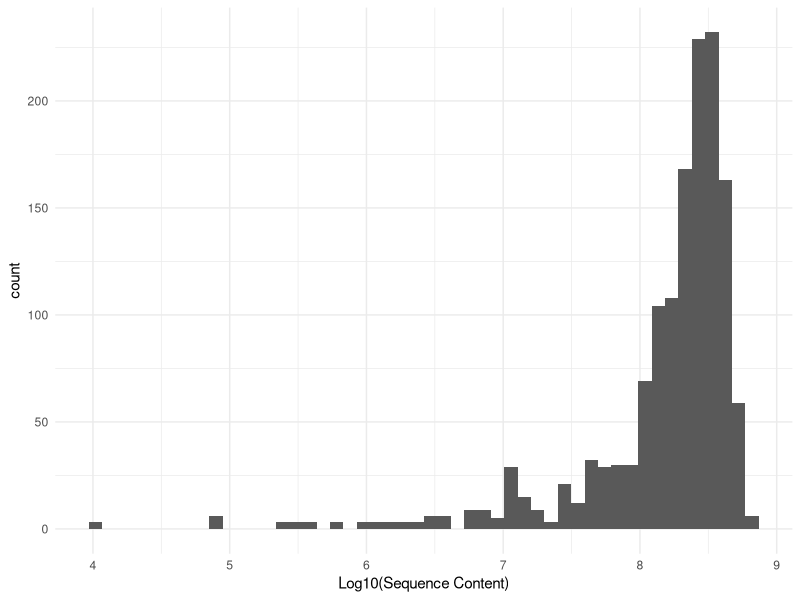
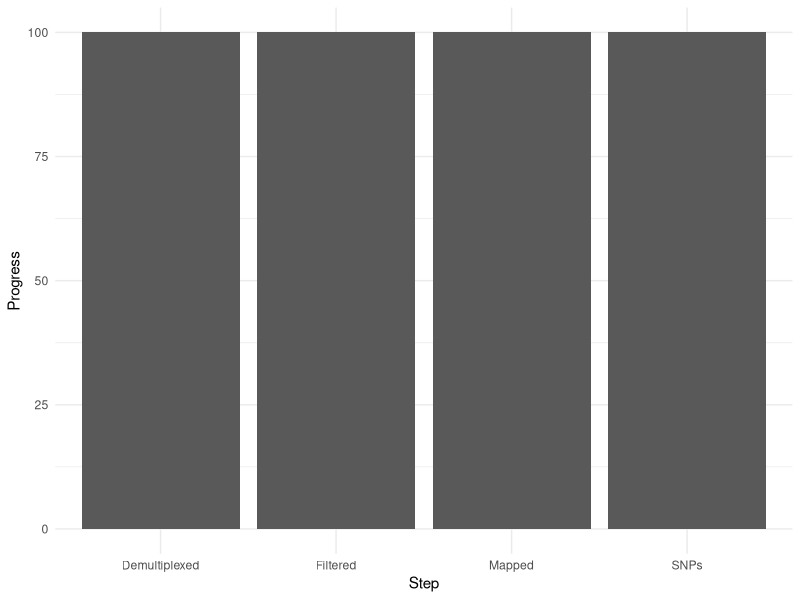

Source code (R) for these figures, in order:
## ---- chunk 1
#| label: setup
#| message: false
#| warning: false
suppressMessages( library( knitr ) )
suppressMessages( library( kableExtra ) )
suppressMessages( library( tidyverse) )
suppressMessages( library( lubridate )  )
library( formattable)
options(knitr.kable.NA = '')
theme_set( theme_minimal() )
## ---- chunk 2
read_csv("sizes.csv",col_names = FALSE, show_col_types = F) -> tmp 
## ---- chunk 3
#| fig-cap: The distrubiton of sequence reads (denoted as log10 of file size) for all individuals sequenced. 
tmp %>%
  ggplot( aes(log10(X5) ) )  + 
  geom_histogram( bins=50) + 
  xlab("Log10(Sequence Content)")
## ---- chunk 4
tribble( ~Population, ~N, ~Demultiplexed, ~Filtered, ~Mapped, ~Sites, ~SNPs, ~Note,
         "A", 92,  as.Date("2023-01-23"), as.Date("2023-01-31"), as.Date("2023-02-04"), NA, NA, "",
         "B", 102, as.Date("2023-01-23"), as.Date("2023-01-31"), as.Date("2023-02-06"), NA, NA, "",
         "C", 139, as.Date("2023-01-23"), as.Date("2023-01-31"), as.Date("2023-02-10"), NA, NA, "",
         "D", 84,  as.Date("2023-01-23"), as.Date("2023-01-31"), as.Date("2023-02-12"), NA, NA, "",
         "E", 36,  as.Date("2023-01-23"), as.Date("2023-01-31"), as.Date("2023-02-13"), NA, NA, "",
         "F", 31,  as.Date("2023-01-23"), as.Date("2023-01-31"), as.Date("2023-02-14"), NA, NA, "",
         "G", 78,  as.Date("2023-01-23"), as.Date("2023-01-31"), as.Date("2023-02-16"), NA, NA, "",
         "H", 66,  as.Date("2023-01-23"), as.Date("2023-01-31"), NA, NA, NA, "",
         "I", 33,  as.Date("2023-01-23"), as.Date("2023-01-31"), NA, NA, NA, "",
         "J", 13,  as.Date("2023-01-23"), as.Date("2023-01-31"), as.Date("2023-02-15"), 9367, 1508, "Rerun FreeBayes",
         "K", 13,  as.Date("2023-01-23"), as.Date("2023-01-31"), as.Date("2023-02-15"), 9367, 1508, "Rerun FreeBayes",
         "L", 95,  as.Date("2023-01-23"), as.Date("2023-01-31"), NA, NA, NA, "",
         "M", 129, as.Date("2023-01-23"), as.Date("2023-01-31"), NA, NA, NA, "",
         "N", 53,  as.Date("2023-01-23"), as.Date("2023-01-31"), NA, NA, NA, "",
         "O", 44,  as.Date("2023-01-23"), as.Date("2023-01-31"), as.Date("2023-02-15"), 11338, 282, "Rerun FreeBayes",
         "P", 59,  as.Date("2023-01-23"), as.Date("2023-01-31"), as.Date("2023-02-15"), 10730, 1660, "",
         "Q", 18,  as.Date("2023-01-23"), as.Date("2023-01-31"), as.Date("2023-02-10"), 7100, 188, "Rerun FreeBayes",
         "R", 42,  as.Date("2023-01-23"), as.Date("2023-01-31"), as.Date("2023-02-13"), 10294, 1348, "",
         "S", 187, as.Date("2023-01-23"), as.Date("2023-01-31"), as.Date("2023-02-13"), 15089, 1994, "",
         "T", 81,  as.Date("2023-01-23"), as.Date("2023-01-31"), as.Date("2023-02-15"), 11986, 176, "Rerun FreeBayes",
         "V", 21,  as.Date("2023-01-23"), as.Date("2023-01-31"), as.Date("2023-02-13"), 8586, 58, "Rerun FreeBayes",
         "W", 53,  as.Date("2023-01-23"), as.Date("2023-01-31"), as.Date("2023-02-09"), 10891, 1113, ""
) -> progress
save(progress, file="progress.rda")
## ---- chunk 5
#| fig-cap: Progress of the main steps in processing raw sequence data.  
data.frame( Step = c("Demultiplexed", "Filtered", "Mapped", "SNPs"),
            Progress = 100.0 
            ) %>%
  ggplot( aes(Step, Progress) ) + 
  geom_col()

## ---- chunk 6
#| fig-cap: Table 1 Current progress on bioinformatic workflows.
#| fig-cap-location: top

tmp <- progress %>% select( Population, N) 
tmp$Demultiplexed <- 100
tmp$Filtered <- 100
tmp$Mapped <- 100
tmp %>%
  select( Population, N, Demultiplexed, Filtered, Mapped, everything()) -> tmp


left2Do <- round(sum(tmp$N) - sum(tmp$Mapped/100 * tmp$N))


tmp %>% arrange( -Mapped, Population ) -> tmp

tmp$Mapped <- color_bar("lightgreen")(tmp$Mapped)
tmp$Demultiplexed <- color_bar( "lightgreen")(tmp$Demultiplexed)
tmp$Filtered <- color_bar( "lightgreen")(tmp$Filtered)


tmp %>% 
  kbl( escape = F, digits=0) %>%
  kable_paper("hover", full_width = FALSE) %>%
  column_spec( 3:5, width="3cm")
